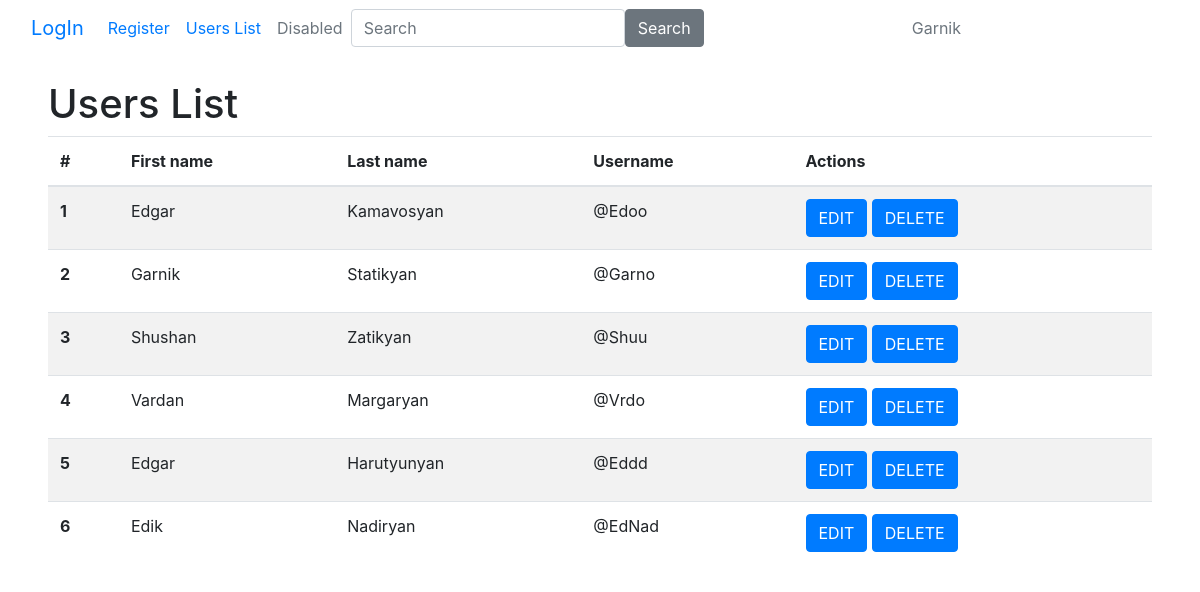
Page /request_user_list (signed in) on the committed database.
### app.py (models this page shows)
class User(db.Model, UserMixin):
    id = db.Column(db.Integer, primary_key=True)
    first_name = db.Column(db.String(20), nullable=False)
    last_name = db.Column(db.String(20), nullable=False)
    email = db.Column(db.String(30), nullable=False, unique=True)
    username = db.Column(db.String(20), nullable=False, unique=True)
    password = db.Column(db.String(80), nullable=False)  # It will be hashed, that's why it has space of 80 chars
    location = db.relationship('Location', backref='user', lazy='joined', cascade="all,delete")
    phones = db.relationship('Phone', backref='user', lazy='joined', cascade="all,delete")

### app.py (the view)
@app.route('/request_user_list', methods=["GET", "POST"])
def request_user_list():
    users = load_user_list()
    return render_template("user_list.html", obj=users, title="Users List")

### app.py (called while the page is built)
@login_manager.user_loader
def load_user(user_id):
    return User.query.get(int(user_id))

def load_user_list():
    return User.query.all()

### templates/user_list.html
{% extends 'home.html' %}
{% block content %}
    <table class="table table-striped">
        <thead>
            <tr>
              <th scope="col">#</th>
              <th scope="col">First name</th>
              <th scope="col">Last name</th>
              <th scope="col">Username</th>
              <th scope="col">Actions</th>
            </tr>
        </thead>
        <tbody>
            {% for o in obj %}
            <tr>
                <th scope="row"> {{o.id}} </th>
                <td>{{ o.first_name }}</td>
                <td>{{ o.last_name }}</td>
                <td>@{{ o.username }}</td>
                <td>
                    <a href="{{ url_for('edit_user', id=o.id) }}">
                        <button type="button" class="btn btn-primary">EDIT</button>
                    </a>
                    <a href="{{ url_for('delete', id=o.id) }}">
                        <button type="button" class="btn btn-primary">DELETE</button>
                    </a>
                </td>
            </tr>
            {% endfor %}
        </tbody>
    </table>
{% endblock %}

### templates/home.html (shortened to what this page needs)
<!DOCTYPE html>
<html lang="en">
<head>
    <link rel="stylesheet" href="https://cdn.jsdelivr.net/npm/bootstrap@4.4.1/dist/css/bootstrap.min.css">
</head>
<body>
    <nav class="navbar navbar-expand-lg bg-body-tertiary">
      <div class="container-fluid">
        <a class="navbar-brand" href="{{ url_for('login') }}">LogIn</a>
        <div class="collapse navbar-collapse" id="navbarTogglerDemo03">
          <ul class="navbar-nav me-auto mb-2 mb-lg-0">
            <li class="nav-item">
              <a class="nav-link active" aria-current="page" href="{{ url_for('register') }}">Register</a>
            </li>
            <li class="nav-item">
              <a class="nav-link" href="{{ url_for('request_user_list') }}">Users List</a>
            </li>
            <li class="nav-item">
              <a class="nav-link disabled" aria-disabled="true">Disabled</a>
            </li>
          </ul>
          <form method="POST" class="d-flex" role="search" action="{{ url_for('search') }}">
            <input class="form-control me-2" type="search" placeholder="Search" aria-label="Search" name="searched">
            <button class="btn btn-secondary" type="submit">Search</button>
          </form>
          <div class="mx-auto">
              <a class="nav-link disabled" aria-disabled="true">{{ current_user.first_name if current_user else "Pls LogIn" }}</a>
          </div>
        </div>
      </div>
    </nav>
    <br>
    <div class="px-5">
      <h1>{{ title }}</h1>
      {% block content %} {% endblock %}
    </div>
</body>
</html>

### rows in the picture
User: first_name "Garnik", id "2", last_name "Statikyan", username "Garno"
User: id "1", first_name "Edgar", last_name "Kamavosyan", username "Edoo"
User: id "3", first_name "Shushan", last_name "Zatikyan", username "Shuu"
User: id "4", first_name "Vardan", last_name "Margaryan", username "Vrdo"
User: id "5", first_name "Edgar", last_name "Harutyunyan", username "Eddd"
User: id "6", first_name "Edik", last_name "Nadiryan", username "EdNad"

### other values in the picture
{{ title }} "Users List"
